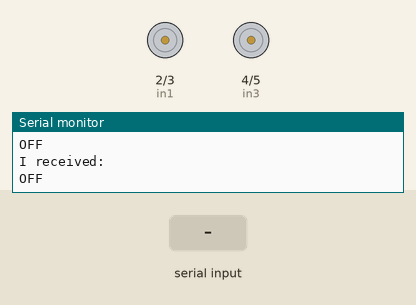
The sketch below on a simulated Arduino Uno, built with avr-gcc and run on an emulated ATmega328P. Shown: motor-driver pin pairs drawn as motors (green arrow = first pin HIGH = forward, orange = second pin HIGH = backward, longer = more drive, scaled by the enable pin), the last lines printed to the serial monitor. The test bench sets the inputs (shaded band).

Above: at 1.2 s.
1.3 s: "87" received over Serial
At 1.9 s:
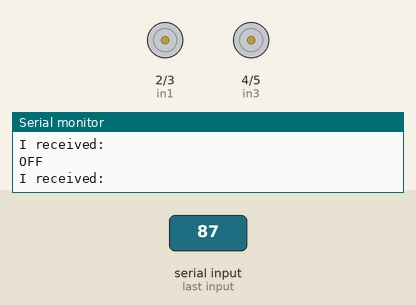
2.9 s: "65" received over Serial
At 3.04 s:
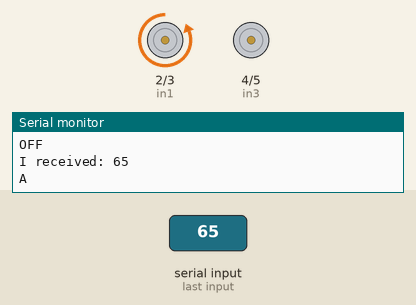
4.6 s: "83" received over Serial
At 5.6 s:
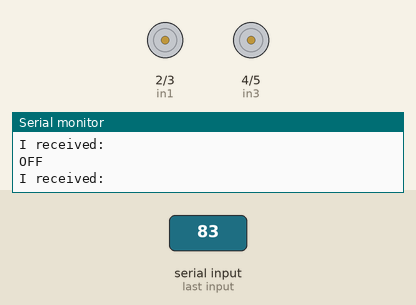
6.2 s: "68" received over Serial
At 6.35 s:
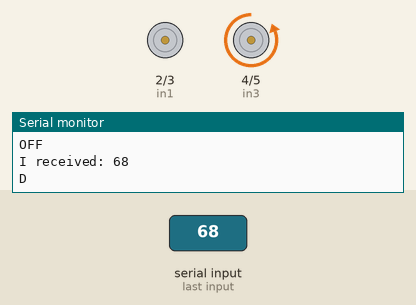
Timing chart, 0 to 8.9 s (numbered marks = the images above; inputs shaded):
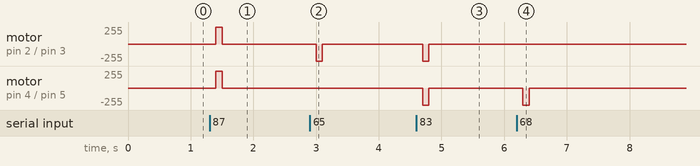

The sketch:

robot-default.ino
```cpp
// Motor A connections
int enA = 8; //9
int in1 = 2; //8
int in2 = 3; //7
// Motor B connections
int enB = 9; //3
int in3 = 4; //5
int in4 = 5; //4

String incomingByte = "";

void setup() {
  Serial.begin(115200);
  Serial.setTimeout(100);

  // Set all the motor control pins to outputs
  pinMode(enA, OUTPUT);
  pinMode(enB, OUTPUT);
  pinMode(in1, OUTPUT);
  pinMode(in2, OUTPUT);
  pinMode(in3, OUTPUT);
  pinMode(in4, OUTPUT);

  // Turn off motors - Initial state
  digitalWrite(in1, LOW);
  digitalWrite(in2, LOW);
  digitalWrite(in3, LOW);
  digitalWrite(in4, LOW);

  analogWrite(enA, 255);
  analogWrite(enB, 255);

  Serial.println("Started");
}

void loop() {
  //if (Serial.available() > 0) {
    // read the incoming byte:
    incomingByte = Serial.readString();

    // say what you got:
    Serial.print("I received: ");
    Serial.println(incomingByte);

    if (incomingByte == "87") {
        Serial.println("W");
        backwards();
    } else if (incomingByte == "65") {
        Serial.println("A");
        left();
    } else if (incomingByte == "83") {
        Serial.println("S");
        forwards();
    } else if (incomingByte == "68") {
        Serial.println("D");
        right();
    } else {
        Serial.println("OFF");
        stop();
    }
  //}

  //directionControl();
  //delay(1000);
  //speedControl();
  //delay(1000);
}

void forwards() {
  digitalWrite(in1, LOW);
  digitalWrite(in2, HIGH);
  digitalWrite(in3, LOW);
  digitalWrite(in4, HIGH);
}
void backwards() {
  digitalWrite(in1, HIGH);
  digitalWrite(in2, LOW);
  digitalWrite(in3, HIGH);
  digitalWrite(in4, LOW);
}
void left() {
  digitalWrite(in1, LOW);
  digitalWrite(in2, HIGH);
  digitalWrite(in3, LOW);
  digitalWrite(in4, LOW);
}
void right() {
  digitalWrite(in1, LOW);
  digitalWrite(in2, LOW);
  digitalWrite(in3, LOW);
  digitalWrite(in4, HIGH);
}
void stop() {
  digitalWrite(in1, LOW);
  digitalWrite(in2, LOW);
  digitalWrite(in3, LOW);
  digitalWrite(in4, LOW);
}

// This function lets you control spinning direction of motors
void directionControl() {
  // Set motors to maximum speed
  // For PWM maximum possible values are 0 to 255
  analogWrite(enA, 255);
  analogWrite(enB, 255);

  // Turn on motor A & B
  digitalWrite(in1, HIGH);
  digitalWrite(in2, LOW);
  digitalWrite(in3, HIGH);
  digitalWrite(in4, LOW);
  delay(2000);

  // Now change motor directions
  digitalWrite(in1, LOW);
  digitalWrite(in2, HIGH);
  digitalWrite(in3, LOW);
  digitalWrite(in4, HIGH);
  delay(2000);

  // Turn off motors
  digitalWrite(in1, LOW);
  digitalWrite(in2, LOW);
  digitalWrite(in3, LOW);
  digitalWrite(in4, LOW);
}

// This function lets you control speed of the motors
void speedControl() {
  // Turn on motors
  digitalWrite(in1, LOW);
  digitalWrite(in2, HIGH);
  digitalWrite(in3, LOW);
  digitalWrite(in4, HIGH);

  // Accelerate from zero to maximum speed
  for (int i = 0; i < 256; i++) {
    analogWrite(enA, i);
    analogWrite(enB, i);
    delay(20);
  }

  // Decelerate from maximum speed to zero
  for (int i = 255; i >= 0; --i) {
    analogWrite(enA, i);
    analogWrite(enB, i);
    delay(20);
  }

  // Now turn off motors
  digitalWrite(in1, LOW);
  digitalWrite(in2, LOW);
  digitalWrite(in3, LOW);
  digitalWrite(in4, LOW);
}
```

Measured:
- after the input at 1.3 s, motor on pin 2 (in1) / pin 3 (in2), motor on pin 4 (in3) / pin 5 (in4): stopped → forward 255/255 after 0.10 s, → stopped 0.10 s later
- after the input at 2.9 s, motor on pin 2 (in1) / pin 3 (in2): stopped → backward 255/255 after 0.10 s, → stopped 0.10 s later
- after the input at 4.6 s, motor on pin 2 (in1) / pin 3 (in2), motor on pin 4 (in3) / pin 5 (in4): stopped → backward 255/255 after 0.10 s, → stopped 0.10 s later
- after the input at 6.2 s, motor on pin 4 (in3) / pin 5 (in4): stopped → backward 255/255 after 0.10 s, → stopped 0.10 s later
